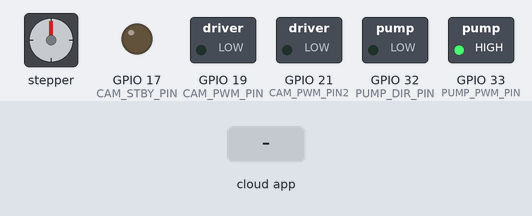
This program was run on a simulated ESP32. Shown: stepper motor, switched loads named in the program (green lamp = pin HIGH), output pins drawn as LEDs (lit = HIGH). Wiring (inferred from the names in the program): stepper motor (200 steps per turn assumed): coils GPIO 5, GPIO 18, GPIO 15, GPIO 22. The test bench sets the inputs (shaded band). The ROS host is connected and sends only what is stated; pins used as bus, display or sensor lines are not drawn.

Above: at 3.2 s.
3.3 s: the phone or cloud app sets pump_cmd to 1
At 4.4 s:
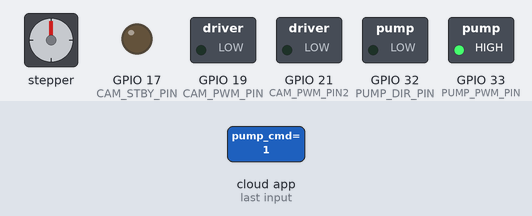
4.8 s: the phone or cloud app sets cam_control to toggle
At 5.1 s:
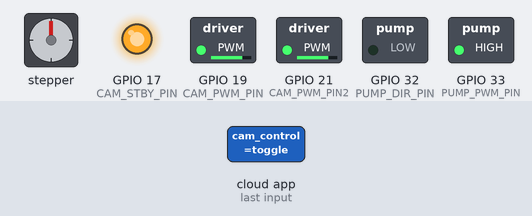
6.3 s: the phone or cloud app sets pump_cmd to 1
At 9.4 s:
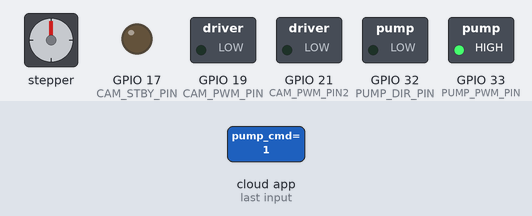
Timing chart, 0 to 10.9 s (numbered marks = the images above; inputs shaded):
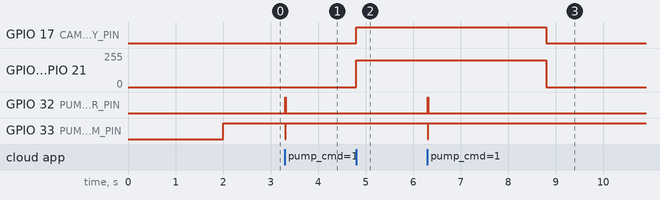

The program:

main.cpp
```cpp
/*
 * pump_cam_node.ino
 * ━━━━━━━━━━━━━━━━━
 * ESP32 micro-ROS firmware for pump (PWM) and cam motor (TB6612FNG)
 *
 * Topics subscribed
 *   /pump_cmd     (std_msgs/Int32)   duration in ms; 0 or negative = stop
 *   /cam_control  (std_msgs/String)  "up", "down", "toggle", "stop"
 *
 * Topics published
 *   /pump_status  (std_msgs/String)  "on" / "off"
 *   /cam_status   (std_msgs/String)  "up" / "down" / "unknown" / "moving"
 *
 * Fixes vs. previous version
 *   - cam_position_known now actually used: rejects "up"/"down" until first
 *     toggle establishes a known position (was silently broken on boot)
 *   - Status publishers added so the orchestrator can know real state
 *   - "stop" command added for cam (in case of jam)
 *   - Watchdog timer (5 s) added to recover from any hang
 *   - Cam PWM frequency raised to 20 kHz to eliminate audible whine
 *   - CAM_STBY pulled LOW when idle to save power (only HIGH while moving)
 *   - pump_stop no longer toggles DIR pin (just kills PWM) to avoid the
 *     potential reverse-spin glitch with some driver topologies
 *   - Reconnect / time-sync logic added to mirror the stepper firmware
 *   - publish_status helper guarded by capacity checks
 */

#include <Arduino.h>
#include <micro_ros_platformio.h>
#include <esp_task_wdt.h>

#include <rcl/rcl.h>
#include <rmw_microros/rmw_microros.h>
#include <rclc/rclc.h>
#include <rclc/executor.h>

#include <std_msgs/msg/int32.h>
#include <std_msgs/msg/string.h>

#if !defined(MICRO_ROS_TRANSPORT_ARDUINO_SERIAL)
#error This example is only available for Arduino framework with serial transport.
#endif

// ======================================================
// Error checking
// ======================================================
#define RCCHECK(fn)     { rcl_ret_t temp_rc = fn; if((temp_rc != RCL_RET_OK)){error_loop();} }
#define RCSOFTCHECK(fn) { rcl_ret_t temp_rc = fn; if((temp_rc != RCL_RET_OK)){} }

// ======================================================
// Pump pins / settings
// ======================================================
#define PUMP_PWM_PIN      33
#define PUMP_DIR_PIN      32

#define PUMP_PWM_FREQ     5000
#define PUMP_PWM_RES      8
#define PUMP_PWM_CHANNEL  0

// Inverted PWM logic for pump driver
#define PUMP_PWM_ON       0
#define PUMP_PWM_OFF      255

// Safety: hard cap on a single pump duration to prevent runaway floods
#define PUMP_MAX_MS       60000UL   // 60 s

// ======================================================
// Cam motor pins / settings (TB6612FNG)
// ======================================================
#define CAM_IN1_PIN       5
#define CAM_IN2_PIN       18
#define CAM_PWM_PIN       19

#define CAM_IN3_PIN       15
#define CAM_IN4_PIN       22
#define CAM_PWM_PIN2      21

#define CAM_STBY_PIN      17

#define CAM_PWM_FREQ      20000    // raised from 5 kHz to kill audible whine
#define CAM_PWM_RES       8
#define CAM_PWM_CHANNEL1  1
#define CAM_PWM_CHANNEL2  2

#define CAM_MOTOR_SPEED   200
#define CAM_ROTATE_MS     4000

// ======================================================
// Watchdog
// ======================================================
#define WDT_TIMEOUT_S     5

// ======================================================
// State
// ======================================================
bool          pump_active  = false;
unsigned long pump_stop_ms = 0;

bool          cam_active        = false;
unsigned long cam_stop_ms       = 0;
bool          cam_is_up         = false;
bool          cam_position_known = false;   // actually used now

// ======================================================
// micro-ROS entities
// ======================================================
rcl_subscription_t  pump_cmd_sub;
rcl_subscription_t  cam_cmd_sub;

rcl_publisher_t     pump_status_pub;
rcl_publisher_t     cam_status_pub;

rclc_executor_t executor;
rclc_support_t  support;
rcl_allocator_t allocator;
rcl_node_t      node;

std_msgs__msg__Int32  msg_pump_cmd;
std_msgs__msg__String msg_cam_cmd;

std_msgs__msg__String msg_pump_status;
std_msgs__msg__String msg_cam_status;

// ======================================================
// Forward declarations
// ======================================================
void publish_pump_status(const char * s);
void publish_cam_status(const char * s);

// ======================================================
// Error loop
// ======================================================
void error_loop() {
    while (1) {
        delay(2000);
        ESP.restart();
    }
}

// ======================================================
// Status publish helpers
// ======================================================
void publish_pump_status(const char * s) {
    if (msg_pump_status.data.data == NULL) return;
    snprintf(msg_pump_status.data.data, msg_pump_status.data.capacity, "%s", s);
    msg_pump_status.data.size = strlen(msg_pump_status.data.data);
    RCSOFTCHECK(rcl_publish(&pump_status_pub, &msg_pump_status, NULL));
}

void publish_cam_status(const char * s) {
    if (msg_cam_status.data.data == NULL) return;
    snprintf(msg_cam_status.data.data, msg_cam_status.data.capacity, "%s", s);
    msg_cam_status.data.size = strlen(msg_cam_status.data.data);
    RCSOFTCHECK(rcl_publish(&cam_status_pub, &msg_cam_status, NULL));
}

// ======================================================
// Pump
// ======================================================
void pump_start(unsigned long duration_ms) {
    if (duration_ms > PUMP_MAX_MS) {
        duration_ms = PUMP_MAX_MS;   // safety cap
    }

    digitalWrite(PUMP_DIR_PIN, HIGH);
    ledcWrite(PUMP_PWM_CHANNEL, PUMP_PWM_ON);

    pump_active  = true;
    pump_stop_ms = millis() + duration_ms;

    publish_pump_status("on");
}

void pump_stop() {
    // Kill PWM first, THEN drop DIR — avoids any reverse-spin glitch
    ledcWrite(PUMP_PWM_CHANNEL, PUMP_PWM_OFF);
    digitalWrite(PUMP_DIR_PIN, LOW);

    if (pump_active) {
        pump_active = false;
        publish_pump_status("off");
    }
}

void update_pump() {
    if (pump_active && (long)(millis() - pump_stop_ms) >= 0) {
        pump_stop();
    }
}

// ======================================================
// Cam motor
// ======================================================
void cam_set_direction(bool go_up) {
    if (go_up) {
        digitalWrite(CAM_IN1_PIN, HIGH);
        digitalWrite(CAM_IN2_PIN, LOW);
        digitalWrite(CAM_IN3_PIN, HIGH);
        digitalWrite(CAM_IN4_PIN, LOW);
    } else {
        digitalWrite(CAM_IN1_PIN, LOW);
        digitalWrite(CAM_IN2_PIN, HIGH);
        digitalWrite(CAM_IN3_PIN, LOW);
        digitalWrite(CAM_IN4_PIN, HIGH);
    }
}

void cam_start(bool go_up) {
    if (cam_active) {
        return;  // refuse retrigger while moving
    }

    digitalWrite(CAM_STBY_PIN, HIGH);   // wake driver
    cam_set_direction(go_up);

    ledcWrite(CAM_PWM_CHANNEL1, CAM_MOTOR_SPEED);
    ledcWrite(CAM_PWM_CHANNEL2, CAM_MOTOR_SPEED);

    cam_active   = true;
    cam_stop_ms  = millis() + CAM_ROTATE_MS;
    cam_is_up    = go_up;
    cam_position_known = true;

    publish_cam_status("moving");
}

void cam_stop() {
    // Kill PWM first
    ledcWrite(CAM_PWM_CHANNEL1, 0);
    ledcWrite(CAM_PWM_CHANNEL2, 0);

    // Brake (all H-bridge inputs low)
    digitalWrite(CAM_IN1_PIN, LOW);
    digitalWrite(CAM_IN2_PIN, LOW);
    digitalWrite(CAM_IN3_PIN, LOW);
    digitalWrite(CAM_IN4_PIN, LOW);

    digitalWrite(CAM_STBY_PIN, LOW);    // sleep driver to save power
    cam_active = false;

    publish_cam_status(cam_position_known ? (cam_is_up ? "up" : "down") : "unknown");
}

void update_cam() {
    if (cam_active && (long)(millis() - cam_stop_ms) >= 0) {
        cam_stop();
    }
}

// ======================================================
// ROS callbacks
// ======================================================
void pump_cmd_callback(const void * msgin) {
    const std_msgs__msg__Int32 * msg = (const std_msgs__msg__Int32 *) msgin;
    int32_t duration_ms = msg->data;

    if (duration_ms <= 0) {
        pump_stop();
        return;
    }
    pump_start((unsigned long) duration_ms);
}

void cam_cmd_callback(const void * msgin) {
    const std_msgs__msg__String * msg = (const std_msgs__msg__String *) msgin;
    String cmd = String(msg->data.data);
    cmd.trim();
    cmd.toLowerCase();

    // "stop" works any time
    if (cmd == "stop") {
        if (cam_active) cam_stop();
        return;
    }

    // Ignore movement commands while already moving
    if (cam_active) return;

    if (cmd == "toggle") {
        // Toggle is always safe — even on boot it establishes a known position
        cam_start(!cam_is_up);
        return;
    }

    if (cmd == "up") {
        if (!cam_position_known) {
            // First-ever move: just go up to establish known position
            cam_start(true);
            return;
        }
        if (!cam_is_up) cam_start(true);
        return;
    }

    if (cmd == "down") {
        if (!cam_position_known) {
            // First-ever move: just go down to establish known position
            cam_start(false);
            return;
        }
        if (cam_is_up) cam_start(false);
        return;
    }
}

// ======================================================
// Setup
// ======================================================
void setup() {
    Serial.begin(115200);
    delay(2000);

    // ── Pump pins ─────────────────────────────────────
    pinMode(PUMP_DIR_PIN, OUTPUT);
    digitalWrite(PUMP_DIR_PIN, LOW);

    ledcSetup(PUMP_PWM_CHANNEL, PUMP_PWM_FREQ, PUMP_PWM_RES);
    ledcAttachPin(PUMP_PWM_PIN, PUMP_PWM_CHANNEL);
    ledcWrite(PUMP_PWM_CHANNEL, PUMP_PWM_OFF);

    // ── Cam pins ──────────────────────────────────────
    pinMode(CAM_IN1_PIN, OUTPUT);
    pinMode(CAM_IN2_PIN, OUTPUT);
    pinMode(CAM_IN3_PIN, OUTPUT);
    pinMode(CAM_IN4_PIN, OUTPUT);
    pinMode(CAM_STBY_PIN, OUTPUT);
    digitalWrite(CAM_STBY_PIN, LOW);   // sleep until needed

    ledcSetup(CAM_PWM_CHANNEL1, CAM_PWM_FREQ, CAM_PWM_RES);
    ledcAttachPin(CAM_PWM_PIN, CAM_PWM_CHANNEL1);
    ledcSetup(CAM_PWM_CHANNEL2, CAM_PWM_FREQ, CAM_PWM_RES);
    ledcAttachPin(CAM_PWM_PIN2, CAM_PWM_CHANNEL2);
    ledcWrite(CAM_PWM_CHANNEL1, 0);
    ledcWrite(CAM_PWM_CHANNEL2, 0);

    // ── Watchdog ──────────────────────────────────────
    esp_task_wdt_init(WDT_TIMEOUT_S, true);
    esp_task_wdt_add(NULL);

    // ── micro-ROS ─────────────────────────────────────
    set_microros_serial_transports(Serial);
    allocator = rcl_get_default_allocator();

    // Allocate inbound cam command buffer
    msg_cam_cmd.data.capacity = 20;
    msg_cam_cmd.data.size     = 0;
    msg_cam_cmd.data.data     = (char *) malloc(msg_cam_cmd.data.capacity);

    // Allocate outbound status buffers
    msg_pump_status.data.capacity = 16;
    msg_pump_status.data.size     = 0;
    msg_pump_status.data.data     = (char *) malloc(msg_pump_status.data.capacity);

    msg_cam_status.data.capacity  = 16;
    msg_cam_status.data.size      = 0;
    msg_cam_status.data.data      = (char *) malloc(msg_cam_status.data.capacity);

    RCCHECK(rclc_support_init(&support, 0, NULL, &allocator));
    RCCHECK(rclc_node_init_default(&node, "pump_cam_node", "", &support));

    // ── Subscribers ───────────────────────────────────
    RCCHECK(rclc_subscription_init_default(&pump_cmd_sub, &node,
        ROSIDL_GET_MSG_TYPE_SUPPORT(std_msgs, msg, Int32),
        "pump_cmd"));

    RCCHECK(rclc_subscription_init_default(&cam_cmd_sub, &node,
        ROSIDL_GET_MSG_TYPE_SUPPORT(std_msgs, msg, String),
        "cam_control"));

    // ── Publishers ────────────────────────────────────
    RCCHECK(rclc_publisher_init_default(&pump_status_pub, &node,
        ROSIDL_GET_MSG_TYPE_SUPPORT(std_msgs, msg, String),
        "pump_status"));

    RCCHECK(rclc_publisher_init_default(&cam_status_pub, &node,
        ROSIDL_GET_MSG_TYPE_SUPPORT(std_msgs, msg, String),
        "cam_status"));

    // ── Executor ──────────────────────────────────────
    RCCHECK(rclc_executor_init(&executor, &support.context, 2, &allocator));
    RCCHECK(rclc_executor_add_subscription(&executor, &pump_cmd_sub,
        &msg_pump_cmd, &pump_cmd_callback, ON_NEW_DATA));
    RCCHECK(rclc_executor_add_subscription(&executor, &cam_cmd_sub,
        &msg_cam_cmd, &cam_cmd_callback, ON_NEW_DATA));

    // Announce starting states
    publish_pump_status("off");
    publish_cam_status("unknown");
}

// ======================================================
// Main loop
// ======================================================
void loop() {
    esp_task_wdt_reset();   // pet the watchdog

    update_pump();
    update_cam();

    RCSOFTCHECK(rclc_executor_spin_some(&executor, RCL_MS_TO_NS(10)));
}
```

Measured:
- after the input at 3.3 s, GPIO 32 (PUMP_DIR_PIN): LOW → HIGH at once, → LOW 0.01 s later; GPIO 33 (PUMP_PWM_PIN): HIGH → LOW at once, → HIGH 0.01 s later
- after the input at 4.8 s, GPIO 17 (CAM_STBY_PIN): LOW → HIGH at once; GPIO 19 (CAM_PWM_PIN), GPIO 21 (CAM_PWM_PIN2): 0/255 → 199/255 at once
- after the input at 6.3 s, GPIO 32 (PUMP_DIR_PIN): LOW → HIGH at once, → LOW 0.01 s later; GPIO 33 (PUMP_PWM_PIN): HIGH → LOW at once, → HIGH 0.01 s later
